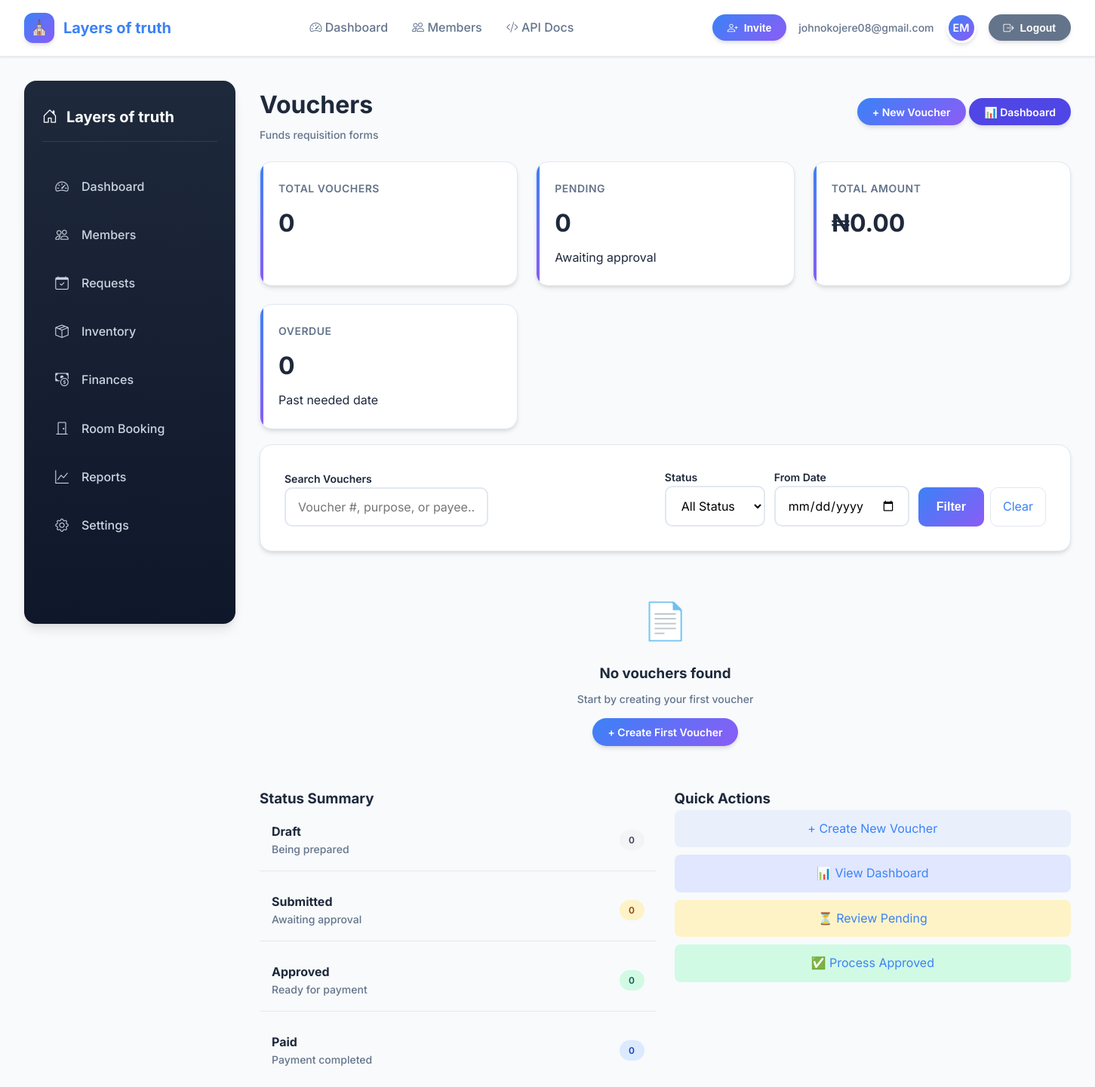
Page /accounting/vouchers/ (signed in) on the earlier database version.
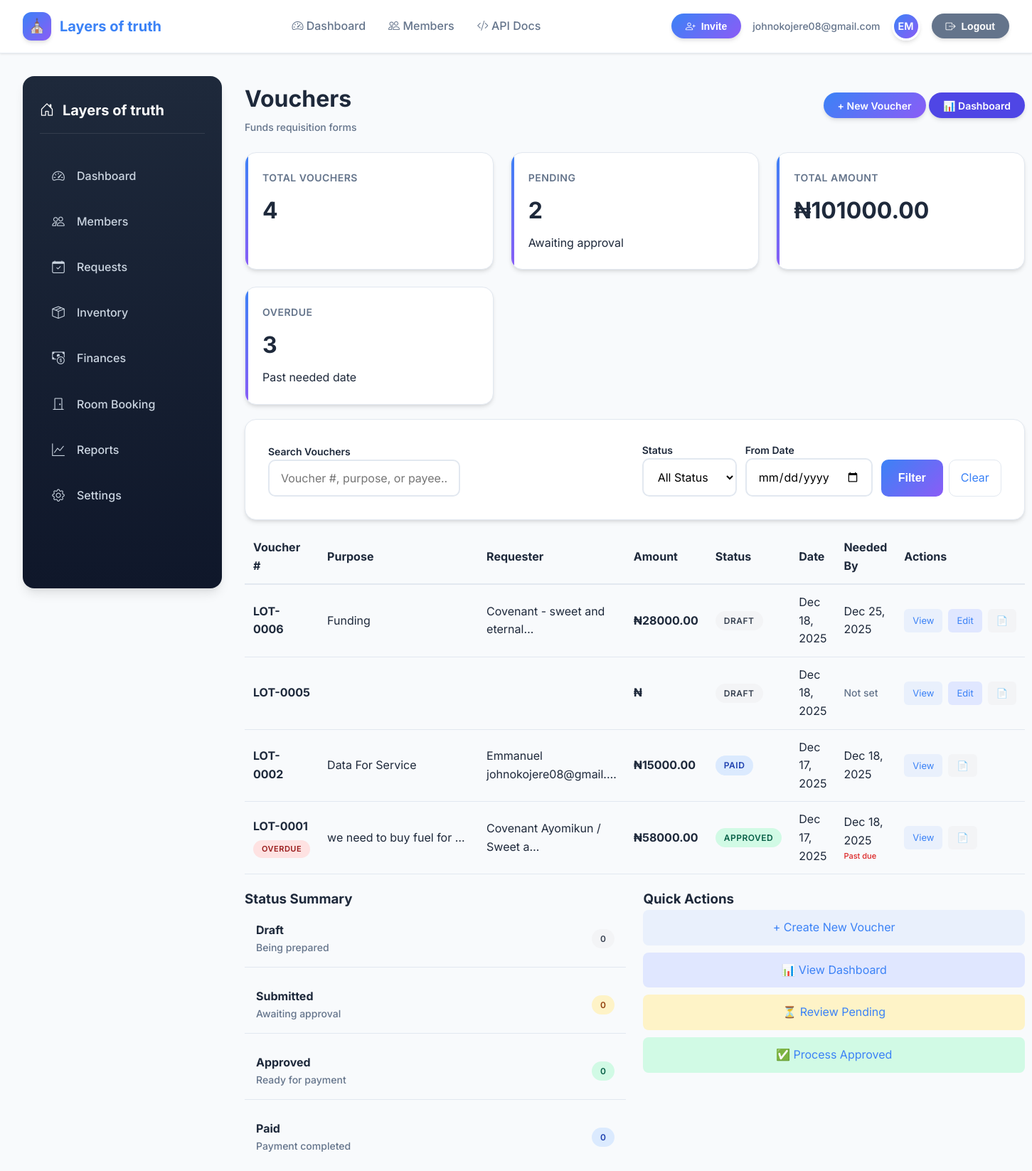
Same page on the later database version.
### accounting/models.py (models this page shows, shortened)
class Voucher(models.Model):
    PAYMENT_METHOD_CHOICES = [
        ("cash", "Cash"),
        ("transfer", "Bank Transfer"),
        ("cheque", "Cheque"),
        ("cash_transfer", "Cash or Transfer"),
        ("other", "Other"),
    ]
    STATUS_CHOICES = [
        ("draft", "Draft"),
        ("submitted", "Submitted"),
        ("approved", "Approved"),
        ("rejected", "Rejected"),
        ("paid", "Paid"),
        ("completed", "Completed"),
        ("cancelled", "Cancelled"),
    ]
    id = models.UUIDField(primary_key=True, default=uuid.uuid4, editable=False)
    organization = models.ForeignKey("church.Organization", on_delete=models.CASCADE, related_name="vouchers")
    voucher_number = models.CharField(max_length=20, unique=True, editable=False, help_text="Auto-generated number")
    title = models.CharField(max_length=255, default="Funds Requisition Form", help_text="Title of the request")
    template = models.ForeignKey(
        VoucherTemplate, on_delete=models.SET_NULL, null=True, blank=True, related_name="vouchers"
    )
    date_prepared = models.DateField(default=timezone.now, help_text="Today's Date")
    requested_by = models.ForeignKey(
        settings.AUTH_USER_MODEL, on_delete=models.CASCADE, related_name="submitted_vouchers"
    )
    requester_name_department = models.CharField(max_length=255, help_text="Your Name & Department")
    purpose = models.TextField(help_text="Reason(s) for purchasing the items / services")
    urgent_items = models.TextField(blank=True, help_text="URGENT items with prices (one per line)")
    important_items = models.TextField(blank=True, help_text="IMPORTANT items with prices (one per line)")
    permissible_items = models.TextField(blank=True, help_text="PERMISSIBLE items with prices (one per line)")
    amount_in_words = models.CharField(max_length=500, help_text="Total amount requested in words")
    amount_in_figures = models.DecimalField(
        max_digits=15, decimal_places=2, validators=[MinValueValidator(0)], null=True, blank=True
    )
    currency = models.CharField(max_length=10, default="NGN", help_text="Currency (e.g., NGN, USD)", blank=True)
    payable_to = models.CharField(max_length=255, help_text="Funds are payable to (Name/Bank Account)")
    payee_phone = models.CharField(max_length=20, help_text="Phone Number of Payee")
    payment_method = models.CharField(
        max_length=50, choices=PAYMENT_METHOD_CHOICES, default="transfer", help_text="Preferred mode of payment", blank=True
    )
    needed_by = models.DateField(help_text="When is the requested fund needed", null=True, blank=True)
    usage_commitment = models.TextField(
        default="I promise that the items (or services) purchased are to be used exclusively for the organization."
    )
    maintenance_commitment = models.TextField(
        default="I promise to keep all items in as good condition as possible at the approved location."
    )
    requester_signature = models.CharField(max_length=255, blank=True, help_text="Department Leader Signature (name)")
    requester_signed_date = models.DateField(null=True, blank=True)
    requester_signature_image = models.ImageField(
        upload_to="voucher_signatures/%Y/%m/%d/", null=True, blank=True, help_text="Signature image"
    )
    requester_phone = models.CharField(max_length=20, blank=True)
    status = models.CharField(max_length=20, choices=STATUS_CHOICES, default="draft")
    funds_approved = models.DecimalField(
        max_digits=15, decimal_places=2, null=True, blank=True, validators=[MinValueValidator(0)]
    )
    funds_denied = models.DecimalField(
        max_digits=15, decimal_places=2, null=True, blank=True, validators=[MinValueValidator(0)]
    )
    approved_amount = models.DecimalField(
        max_digits=15, decimal_places=2, null=True, blank=True, validators=[MinValueValidator(0)]
    )
    approved_by = models.ForeignKey(
        settings.AUTH_USER_MODEL, on_delete=models.SET_NULL, null=True, blank=True, related_name="approved_vouchers"
    )
    approved_date = models.DateField(null=True, blank=True)
    finance_remarks = models.TextField(blank=True)
    finance_signature = models.CharField(max_length=255, blank=True)
    paid_amount = models.DecimalField(
        max_digits=15, decimal_places=2, null=True, blank=True, validators=[MinValueValidator(0)]
    )
    paid_date = models.DateField(null=True, blank=True)
    payment_reference = models.CharField(max_length=100, blank=True)
    created_at = models.DateTimeField(auto_now_add=True)
    updated_at = models.DateTimeField(auto_now=True)
    version = models.PositiveIntegerField(default=1)
    class Meta:
        app_label = "church"
        ordering = ["-date_prepared", "-created_at"]
        indexes = [
            models.Index(fields=["voucher_number"]),
            models.Index(fields=["status"]),
            models.Index(fields=["requested_by", "date_prepared"]),
        ]
    @property
    def is_overdue(self):
        if self.needed_by and self.status not in ["paid", "completed", "cancelled"]:
            return timezone.now().date() > self.needed_by
        return False

### accounting/views.py (the view, shortened to what this page needs)
# urls.py: path('vouchers/', views.voucher_list_view, name='voucher_list'),
@login_required
def voucher_list_view(request):
    user = request.user
    organization = get_user_organization(user)
    if not organization:
        if request.headers.get("x-requested-with") == "XMLHttpRequest":
            return JsonResponse({'error': 'No organization assigned'}, status=400)
        return HttpResponseForbidden("No organization assigned")
    status_filter = request.GET.get('status')
    search = request.GET.get('search', '')
    start_date = request.GET.get('start_date')
    end_date = request.GET.get('end_date')
    voucher_type = request.GET.get('type')
    vouchers = Voucher.objects.filter(organization=organization)
    if status_filter:
        vouchers = vouchers.filter(status=status_filter)
    if start_date:
        try:
            start = datetime.strptime(start_date, '%Y-%m-%d').date()
            vouchers = vouchers.filter(date_prepared__gte=start)
        except ValueError:
            pass
    if end_date:
        try:
            end = datetime.strptime(end_date, '%Y-%m-%d').date()
            vouchers = vouchers.filter(date_prepared__lte=end)
        except ValueError:
            pass
    vouchers = vouchers.order_by('-date_prepared', '-created_at')
    paginator = Paginator(vouchers, 20)  # 20 items per page
    page_number = request.GET.get('page')
    page_obj = paginator.get_page(page_number)
    total_vouchers = vouchers.count()
    total_amount = vouchers.aggregate(Sum('amount_in_figures'))['amount_in_figures__sum'] or 0
    pending_vouchers = vouchers.filter(status__in=['draft', 'submitted']).count()
    context = {
        'vouchers': page_obj,
        'total_vouchers': total_vouchers,
        'total_amount': total_amount,
        'pending_vouchers': pending_vouchers,
        'status_filter': status_filter,
        'search': search,
        'start_date': start_date,
        'end_date': end_date,
    }
    return render(request, 'vouchers/list.html', context)

### accounting/views.py (called while the page is built)
def get_user_organization(user):
    if hasattr(user, 'organization') and user.organization:
        return user.organization
    if hasattr(user, 'profile') and hasattr(user.profile, 'organization'):
        return user.profile.organization
    return None

### templates/vouchers/list.html (shortened to what the changed rows need)
{% extends "base.html" %}
{% block content %}
<div class="main">
    <div class="section-card" style="margin-bottom:12px; display:flex; justify-content:space-between; align-items:center;">
        <div>
            <h1 style="margin:6px 0 0;">Vouchers</h1>
        </div>
    </div>
    <div class="content-grid" style="margin-bottom:20px;">
        <div class="stat-card">
            <div class="stat-label">Total Vouchers</div>
            <div class="stat-value">{{ total_vouchers }}</div>
        </div>
        <div class="stat-card">
            <div class="stat-label">Pending</div>
            <div class="stat-value">{{ pending_vouchers }}</div>
            <div class="stat-subtext">Awaiting approval</div>
        </div>
        <div class="stat-card">
            <div class="stat-label">Total Amount</div>
            <div class="stat-value">₦{{ total_amount|floatformat:2 }}</div>
        </div>
        <div class="stat-card">
            <div class="stat-label">Overdue</div>
            <div class="stat-value">
                {% if vouchers %}
                    {% with overdue_count=vouchers|length|add:"-1" %}
                        {{ overdue_count }}
                    {% endwith %}
                {% else %}
                    0
                {% endif %}
            </div>
            <div class="stat-subtext">Past needed date</div>
        </div>
    </div>
    <div class="section-card">
        {% if vouchers %}
            <div style="overflow-x:auto;">
                <table style="width:100%; border-collapse:collapse;">
                    <thead>
                        <tr style="border-bottom:2px solid var(--border);">
                            <th style="text-align:left; padding:12px; font-weight:700;">Voucher #</th>
                            <th style="text-align:left; padding:12px; font-weight:700;">Purpose</th>
                            <th style="text-align:left; padding:12px; font-weight:700;">Requester</th>
                            <th style="text-align:left; padding:12px; font-weight:700;">Amount</th>
                            <th style="text-align:left; padding:12px; font-weight:700;">Status</th>
                            <th style="text-align:left; padding:12px; font-weight:700;">Date</th>
                            <th style="text-align:left; padding:12px; font-weight:700;">Needed By</th>
                            <th style="text-align:left; padding:12px; font-weight:700;">Actions</th>
                        </tr>
                    </thead>
                    <tbody>
                        {% for voucher in vouchers %}
                        <tr style="border-bottom:1px solid var(--border);">
                            <td style="padding:12px;">
                                <strong>{{ voucher.voucher_number }}</strong>
                                {% if voucher.is_overdue %}
                                <div style="margin-top:4px;">
                                    <span class="badge" style="background:#fee2e2; color:#991b1b; font-size:11px;">Overdue</span>
                                </div>
                                {% endif %}
                            </td>
                            <td style="padding:12px;">
                                <div style="max-width:200px; white-space:nowrap; overflow:hidden; text-overflow:ellipsis;">
                                    {{ voucher.purpose }}
                                </div>
                            </td>
                            <td style="padding:12px;">
                                <div>{{ voucher.requester_name_department|truncatechars:30 }}</div>
                            </td>
                            <td style="padding:12px;">
                                <strong>₦{{ voucher.amount_in_figures|floatformat:2 }}</strong>
                            </td>
                            <td style="padding:12px;">
                                {% if voucher.status == 'draft' %}
                                <span class="badge" style="background:#f3f4f6; color:#374151;">Draft</span>
                                {% elif voucher.status == 'submitted' %}
                                <span class="badge" style="background:#fef3c7; color:#92400e;">Submitted</span>
                                {% elif voucher.status == 'approved' %}
                                <span class="badge" style="background:#d1fae5; color:#065f46;">Approved</span>
                                {% elif voucher.status == 'rejected' %}
                                <span class="badge" style="background:#fee2e2; color:#991b1b;">Rejected</span>
                                {% elif voucher.status == 'paid' %}
                                <span class="badge" style="background:#dbeafe; color:#1e40af;">Paid</span>
                                {% endif %}
                            </td>
                            <td style="padding:12px;">
                                {{ voucher.date_prepared|date:"M d, Y" }}
                            </td>
                            <td style="padding:12px;">
                                {% if voucher.needed_by %}
                                    {{ voucher.needed_by|date:"M d, Y" }}
                                    {% if voucher.is_overdue %}
                                    <div class="muted" style="font-size:11px; color:#dc2626;">Past due</div>
                                    {% endif %}
                                {% else %}
                                    <span class="muted">Not set</span>
                                {% endif %}
                            </td>
                            <td style="padding:12px;">
                                <div style="display:flex; gap:8px;">
                                    <a href="{% url 'voucher_detail' voucher.id %}"
                                       style="padding:6px 12px; background:var(--primary-soft); border-radius:6px; font-size:13px;">View</a>
                                    {% if voucher.status == 'draft' and voucher.requested_by == user %}
                                    <a href="{% url 'voucher_edit' voucher.id %}"
                                       style="padding:6px 12px; background:#e0e7ff; border-radius:6px; font-size:13px;">Edit</a>
                                    {% endif %}
                                    <a href="{% url 'voucher_pdf' voucher.id %}"
                                       style="padding:6px 12px; background:#f3f4f6; border-radius:6px; font-size:13px;" title="Download PDF">📄</a>
                                </div>
                            </td>
                        </tr>
                        {% endfor %}
                    </tbody>
                </table>
            </div>
        {% else %}
            <div style="text-align:center; padding:40px 20px;">
                <div style="font-size:48px; margin-bottom:16px;">📄</div>
                <h3 style="margin:0 0 8px;">No vouchers found</h3>
                <p class="muted" style="margin-bottom:20px;">
                    {% if search %}
                        No vouchers match your search "{{ search }}"
                    {% else %}
                        Start by creating your first voucher
                    {% endif %}
                </p>
                <a href="{% url 'voucher_create' %}" class="pill">+ Create First Voucher</a>
            </div>
        {% endif %}
    </div>
</div>
{% endblock %}

Differences in the rows shown:
added Voucher: voucher_number "LOT-0006", purpose "Funding", requester_name_department "Covenant - sweet and eternal…", amount_in_figures "28000.00", status "DRAFT", date_prepared "Dec 18, 2025", needed_by "Dec 25, 2025"
added Voucher: voucher_number "LOT-0005", status "DRAFT", date_prepared "Dec 18, 2025", shows "Not set"
added Voucher: voucher_number "LOT-0002", purpose "Data For Service", requester_name_department "Emmanuel johnokojere08@gmail.…", amount_in_figures "15000.00", status "PAID", date_prepared "Dec 17, 2025", needed_by "Dec 18, 2025"
added Voucher: voucher_number "LOT-0001", status "OVERDUE", purpose "we need to buy fuel for…", requester_name_department "Covenant Ayomikun / Sweet a…", amount_in_figures "58000.00", date_prepared "Dec 17, 2025", needed_by "Dec 18, 2025"
Other differences:
{{ total_vouchers }}: "0" → "4"
{{ pending_vouchers }}: "0" → "2"
{{ total_amount|floatformat:2 }}: "0.00" → "101000.00"
{{ overdue_count }}: (not shown) → "3"
text no longer shown: "0 📄 No vouchers found Start by creating your first voucher + Create First Voucher"
text now shown: "Voucher # Purpose Requester Amount Status Date Needed By Actions"
